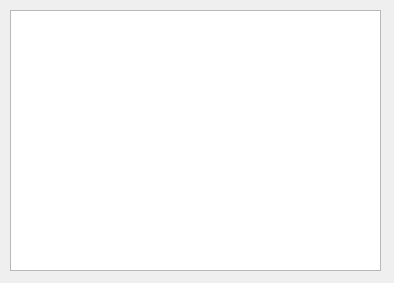
<?xml version="1.0" encoding="UTF-8"?>
<ui version="4.0">
 <class>list</class>
 <widget class="QWidget" name="list">
  <property name="geometry">
   <rect>
    <x>0</x>
    <y>0</y>
    <width>394</width>
    <height>283</height>
   </rect>
  </property>
  <property name="windowTitle">
   <string>Form</string>
  </property>
  <widget class="QListWidget" name="listWidget">
   <property name="geometry">
    <rect>
     <x>10</x>
     <y>10</y>
     <width>371</width>
     <height>261</height>
    </rect>
   </property>
  </widget>
 </widget>
 <resources/>
 <connections/>
</ui>
